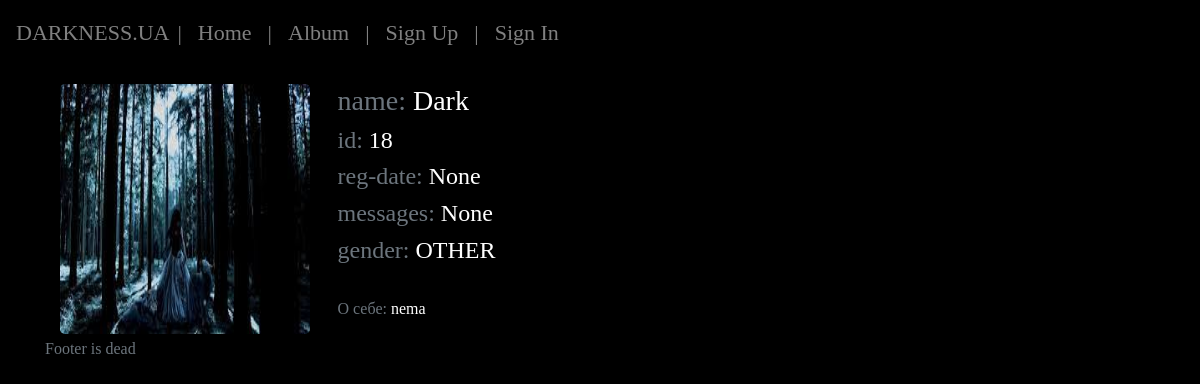
Before: /dark/user/18 with the older database file.
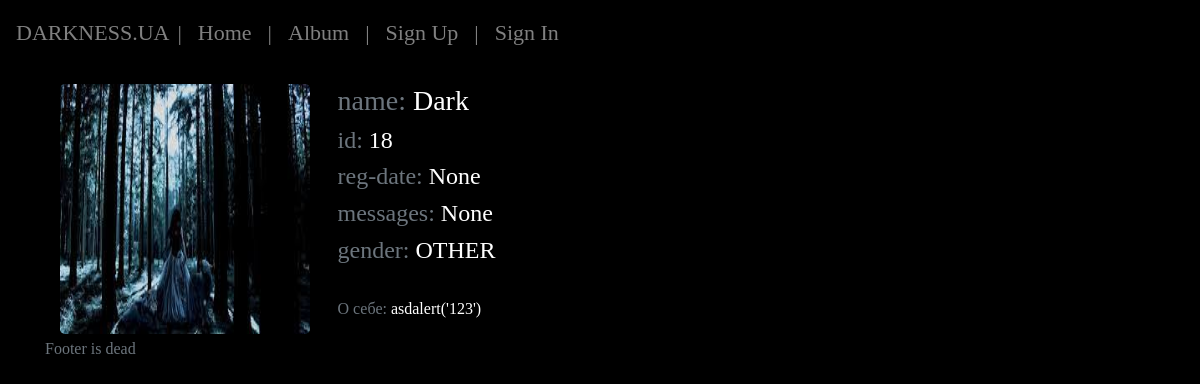
After: the same page with the newer database file.
### main/models.py (models this page shows, shortened)
class User(models.Model):
    name = models.CharField(max_length=100, default='')
    email = models.CharField(max_length=100, default='')
    password = models.CharField(max_length=100, default='')
    profile_photo = models.ImageField(upload_to='user/images', blank=True)
    gender_choices = (
        ('MALE', 'Male'),
        ('FEMALE', 'Female'),
        ('OTHER', 'Other'),
    )
    gender = models.CharField(max_length=6, choices=gender_choices, default='MALE')
    messages_count = models.IntegerField(null=True, blank=True)
    registration_date = models.DateField(null=True, blank=True)
    title = models.CharField(max_length=150, null=True, blank=True)
    text_color_chices = (
        ('lime', 'lime'),
        ('crimson', 'crimson'),
        ('cyan', 'cyan'),
    )
    text_color = models.CharField(max_length=20, choices=text_color_chices, default='crimson')

### main/views.py (the view)
# urls.py: path('user/<int:id>', UserDetail.as_view(), name='user_profile'),
class UserDetail(CommonContextMixin, DetailView):
    template_name = 'main/user_profile.html'
    model = User
    context_object_name = 'user_profile'
    def get_object(self, queryset=None):
        id = self.kwargs.get('id', 0)
        return get_object_or_404(User, id=id)

### main/views.py (called while the page is built)
    def get_common_data(self, request, **kwargs):
        context = kwargs
        new_photos = Image.objects.order_by('-pub_date')[:6]
        new_videos = Video.objects.order_by('-pub_date')[:5]
        messages = Message.objects.order_by('-pub_date')
        context['new_photos'] = new_photos
        context['new_videos'] = new_videos
        context['messages'] = messages
        context['timeformat'] = time.strftime
        context['user_id'] = request.session.get('user_id', 0)
        context['user_name'] = request.session.get('user_name', '')
        context['is_authorizate'] = request.session.get('is_authorizate', False)
        if context['user_id']:
            context['avatar'] = User.objects.get(id=context['user_id']).profile_photo
        return context

    def get_context_data(self, **kwargs):
        context = super().get_context_data(**kwargs)
        common = self.get_common_data(self.request, **kwargs)
        return dict(list(context.items()) + list(common.items()))

### main/templates/main/user_profile.html (shortened to what this page needs)
{% extends "main/base.html" %}
{% block body %}
    <div class="container">
        <div class="row">
            <div class="col-3">
                {% if user_profile.profile_photo %}
                <img id="avatar" width="250px" height="250px" src="{{ user_profile.profile_photo.url }}">
                {% else %}
                 <div class="bg-dark" style="width: 250px; height: 250px" src=""></div>
                {% endif %}
            </div>
            <div class="col-6">
                <h3 class="text-white"><span class="text-muted">name:</span> {{ user_profile.name }}</h3>
                 <h4 class="text-white"><span class="text-muted">id:</span> {{ user_profile.id }}</h4>
                 <h4 class="text-white"><span class="text-muted">reg-date:</span> {{ user_profile.registration_date }}</h4>
                 <h4 class="text-white"><span class="text-muted">messages:</span> {{ user_profile.messages_count }}</h4>
                <h4 class="text-white"><span class="text-muted">gender:</span> {{ user_profile.gender }}</h4>
                    <br>
                <p><span class="text-muted">О себе:</span> {{ user_profile.title }}</p>
            </div>
            <div class="col-3">
            </div>
        </div>
    </div>
{% endblock %}

### main/templates/main/base.html (shortened to what this page needs)
<!DOCTYPE html>
<html lang="en">
<head>
    <link rel="stylesheet" href="https://cdn.jsdelivr.net/npm/bootstrap@4.3.1/dist/css/bootstrap.min.css">
</head>
<body class="darkback">
    {% load static %}
    <header class="darkback" style="font-size: 22px;">
      <nav class="darkback navbar navbar-expand-md navbar-dark fixed-top ">
        <a  href="{% url 'home' %}">DARKNESS.UA</a>
       <div class="collapse navbar-collapse" id="navbarCollapse">
          <ul class="navbar-nav mr-auto">
                <li class="nav-item">
            <a class="nav-link">|</a>
            </li>
            <li class="nav-item">
              <a class="nav-link" href="{% url 'home'  %}">Home <span class="sr-only">(current)</span></a>
            </li>
               <li class="nav-item">
            <a class="nav-link">|</a>
            </li>
            <li class="nav-item">
              <a class="nav-link" href="{% url 'album/list' 1 %}">Album</a>
            </li>
            <li class="nav-item">
            <a class="nav-link">|</a>
            </li>
              {% if is_authorizate %}
               <li class="nav-item">
                <span class="nav-link"> Account:
                    <a style="color: purple;" href="{% url 'user_profile' user_id %}">{{ user_name }}</a>
                    {% if avatar %}
                        {% if avatar.url %}
                             <img style="border-radius: 50%;" src="{{ avatar.url }}" width="35px" height="35px">
                        {% endif %}
                    {% endif %}
                </span>
               </li>
                <li class="nav-item">
                <a class="nav-link">|</a>
                </li>
             <li class="nav-item">
                <a class="nav-link" href="{% url 'logout' %}">
                    Logout
                </a>
              </li>
                 {% else %}
                <li class="nav-item">
                 <a class="nav-link" href="{% url 'register' %}">
                        Sign Up
                    </a>
                 </li>
                    <li class="nav-item">
                    <a class="nav-link">|</a>
                    </li>
                 <li class="nav-item">
                    <a class="nav-link" href="{% url 'login' %}">
                      Sign In
                    </a>
                </li>
              {% endif %}
          </ul>
        </div>
      </nav>
    </header>
    <br>
    <main style="margin-top: 60px;" role="main" class="container">
      {% block body %} {% endblock %}
    </main>
    <footer class="footer">
      <div class="container">
        <span class="text-muted">Footer is dead</span>
      </div>
    </footer>
</body>
</html>

### main/templates/main/base.html (style rules this page uses)
body { background-image: url(https://w0.peakpx.com/wallpaper/260/23/HD-wallpaper-depressive-forest-forest-depressive-dark-grey-black-night.jpg); color: white; background-repeat: repeat-x; background-attachment: fixed, fixed; background-size: Contain; width: 100%; background-position: center center; }
.darkback { background-color: black; }
* { font-family: Times New Roman }
a { color: grey; text-decoration: none; transition: 0.6s linear; }
#avatar { border-radius: 5px; cursor: pointer; transition: 0.3s; }

Changed rows visible on the page:
changed User "Dark": title "nema" → "asdalert('123')"
